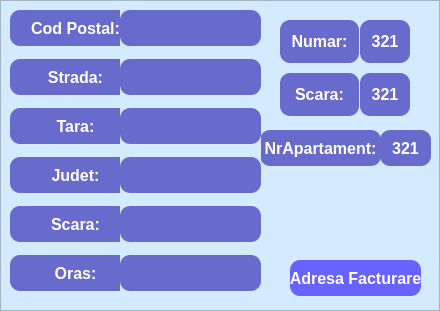
           <widget class="QFrame" name="AdresaLivrare">
            <property name="minimumSize">
             <size>
              <width>431</width>
              <height>311</height>
             </size>
            </property>
            <property name="styleSheet">
             <string notr="true">background-color: rgb(212, 235, 255);</string>
            </property>
            <property name="frameShape">
             <enum>QFrame::StyledPanel</enum>
            </property>
            <property name="frameShadow">
             <enum>QFrame::Raised</enum>
            </property>
            <widget class="QLabel" name="BaniDisponibili_17">
             <property name="geometry">
              <rect>
               <x>260</x>
               <y>130</y>
               <width>121</width>
               <height>36</height>
              </rect>
             </property>
             <property name="font">
              <font>
               <pointsize>12</pointsize>
               <bold>true</bold>
              </font>
             </property>
             <property name="styleSheet">
              <string notr="true">QLabel {
    background-color: #686BCC;   /* Setează culoarea de fundal */
    color: white;                /* Setează culoarea textului la alb */
    border-radius: 10px;         /* Rotunjește colțurile */
           /* Adaugă spațiu interior */
}
</string>
             </property>
             <property name="text">
              <string>NrApartament:</string>
             </property>
             <property name="alignment">
              <set>Qt::AlignCenter</set>
             </property>
            </widget>
            <widget class="QWidget" name="verticalLayoutWidget_4">
             <property name="geometry">
              <rect>
               <x>280</x>
               <y>20</y>
               <width>79</width>
               <height>96</height>
              </rect>
             </property>
             <layout class="QVBoxLayout" name="verticalLayout_5">
              <property name="spacing">
               <number>10</number>
              </property>
              <item>
               <widget class="QLabel" name="BaniDisponibili_20">
                <property name="font">
                 <font>
                  <pointsize>12</pointsize>
                  <bold>true</bold>
                 </font>
                </property>
                <property name="styleSheet">
                 <string notr="true">QLabel {
    background-color: #686BCC;   /* Setează culoarea de fundal */
    color: white;                /* Setează culoarea textului la alb */
    border-radius: 10px;         /* Rotunjește colțurile */
           /* Adaugă spațiu interior */
}
</string>
                </property>
                <property name="text">
                 <string>Numar:</string>
                </property>
                <property name="alignment">
                 <set>Qt::AlignCenter</set>
                </property>
               </widget>
              </item>
              <item>
               <widget class="QLabel" name="BaniDisponibili_21">
                <property name="font">
                 <font>
                  <pointsize>12</pointsize>
                  <bold>true</bold>
                 </font>
                </property>
                <property name="styleSheet">
                 <string notr="true">QLabel {
    background-color: #686BCC;   /* Setează culoarea de fundal */
    color: white;                /* Setează culoarea textului la alb */
    border-radius: 10px;         /* Rotunjește colțurile */
           /* Adaugă spațiu interior */
}
</string>
                </property>
                <property name="text">
                 <string>Scara:</string>
                </property>
                <property name="alignment">
                 <set>Qt::AlignCenter</set>
                </property>
               </widget>
              </item>
             </layout>
            </widget>
            <widget class="QLabel" name="BaniDisponibili_44">
             <property name="geometry">
              <rect>
               <x>380</x>
               <y>130</y>
               <width>51</width>
               <height>36</height>
              </rect>
             </property>
             <property name="font">
              <font>
               <pointsize>12</pointsize>
               <bold>true</bold>
              </font>
             </property>
             <property name="styleSheet">
              <string notr="true">QLabel {
    background-color: #686BCC;   /* Setează culoarea de fundal */
    color: white;                /* Setează culoarea textului la alb */
    border-radius: 10px;         /* Rotunjește colțurile */
           /* Adaugă spațiu interior */
}

</string>
             </property>
             <property name="text">
              <string>321</string>
             </property>
             <property name="alignment">
              <set>Qt::AlignCenter</set>
             </property>
            </widget>
            <widget class="QWidget" name="verticalLayoutWidget_7">
             <property name="geometry">
              <rect>
               <x>360</x>
               <y>20</y>
               <width>50</width>
               <height>96</height>
              </rect>
             </property>
             <layout class="QVBoxLayout" name="verticalLayout_10">
              <property name="spacing">
               <number>10</number>
              </property>
              <item>
               <widget class="QLabel" name="BaniDisponibili_47">
                <property name="font">
                 <font>
                  <pointsize>12</pointsize>
                  <bold>true</bold>
                 </font>
                </property>
                <property name="styleSheet">
                 <string notr="true">QLabel {
    background-color: #686BCC;   /* Setează culoarea de fundal */
    color: white;                /* Setează culoarea textului la alb */
    border-radius: 10px;         /* Rotunjește colțurile */
           /* Adaugă spațiu interior */
}
</string>
                </property>
                <property name="text">
                 <string>321</string>
                </property>
                <property name="alignment">
                 <set>Qt::AlignCenter</set>
                </property>
               </widget>
              </item>
              <item>
               <widget class="QLabel" name="BaniDisponibili_48">
                <property name="font">
                 <font>
                  <pointsize>12</pointsize>
                  <bold>true</bold>
                 </font>
                </property>
                <property name="styleSheet">
                 <string notr="true">QLabel {
    background-color: #686BCC;   /* Setează culoarea de fundal */
    color: white;                /* Setează culoarea textului la alb */
    border-radius: 10px;         /* Rotunjește colțurile */
           /* Adaugă spațiu interior */
}
</string>
                </property>
                <property name="text">
                 <string>321</string>
                </property>
                <property name="alignment">
                 <set>Qt::AlignCenter</set>
                </property>
               </widget>
              </item>
             </layout>
            </widget>
            <widget class="QWidget" name="verticalLayoutWidget_5">
             <property name="geometry">
              <rect>
               <x>10</x>
               <y>10</y>
               <width>131</width>
               <height>281</height>
              </rect>
             </property>
             <layout class="QVBoxLayout" name="verticalLayout_11">
              <property name="spacing">
               <number>13</number>
              </property>
              <item>
               <widget class="QLabel" name="BaniDisponibili_22">
                <property name="font">
                 <font>
                  <pointsize>12</pointsize>
                  <bold>true</bold>
                 </font>
                </property>
                <property name="styleSheet">
                 <string notr="true">QLabel {
    background-color: #686BCC;   /* Setează culoarea de fundal */
    color: white;                /* Setează culoarea textului la alb */
    border-radius: 10px;         /* Rotunjește colțurile */
           /* Adaugă spațiu interior */
}
</string>
                </property>
                <property name="text">
                 <string>Cod Postal:</string>
                </property>
                <property name="alignment">
                 <set>Qt::AlignCenter</set>
                </property>
               </widget>
              </item>
              <item>
               <widget class="QLabel" name="BaniDisponibili_23">
                <property name="font">
                 <font>
                  <pointsize>12</pointsize>
                  <bold>true</bold>
                 </font>
                </property>
                <property name="styleSheet">
                 <string notr="true">QLabel {
    background-color: #686BCC;   /* Setează culoarea de fundal */
    color: white;                /* Setează culoarea textului la alb */
    border-radius: 10px;         /* Rotunjește colțurile */
           /* Adaugă spațiu interior */
}
</string>
                </property>
                <property name="text">
                 <string>Strada:</string>
                </property>
                <property name="alignment">
                 <set>Qt::AlignCenter</set>
                </property>
               </widget>
              </item>
              <item>
               <widget class="QLabel" name="BaniDisponibili_24">
                <property name="font">
                 <font>
                  <pointsize>12</pointsize>
                  <bold>true</bold>
                 </font>
                </property>
                <property name="styleSheet">
                 <string notr="true">QLabel {
    background-color: #686BCC;   /* Setează culoarea de fundal */
    color: white;                /* Setează culoarea textului la alb */
    border-radius: 10px;         /* Rotunjește colțurile */
           /* Adaugă spațiu interior */
}

</string>
                </property>
                <property name="text">
                 <string>Tara:</string>
                </property>
                <property name="alignment">
                 <set>Qt::AlignCenter</set>
                </property>
               </widget>
              </item>
              <item>
               <widget class="QLabel" name="BaniDisponibili_25">
                <property name="font">
                 <font>
                  <pointsize>12</pointsize>
                  <bold>true</bold>
                 </font>
                </property>
                <property name="styleSheet">
                 <string notr="true">QLabel {
    background-color: #686BCC;   /* Setează culoarea de fundal */
    color: white;                /* Setează culoarea textului la alb */
    border-radius: 10px;         /* Rotunjește colțurile */
           /* Adaugă spațiu interior */
}
</string>
                </property>
                <property name="text">
                 <string>Judet:</string>
                </property>
                <property name="alignment">
                 <set>Qt::AlignCenter</set>
                </property>
               </widget>
              </item>
              <item>
               <widget class="QLabel" name="BaniDisponibili_26">
                <property name="font">
                 <font>
                  <pointsize>12</pointsize>
                  <bold>true</bold>
                 </font>
                </property>
                <property name="styleSheet">
                 <string notr="true">QLabel {
    background-color: #686BCC;   /* Setează culoarea de fundal */
    color: white;                /* Setează culoarea textului la alb */
    border-radius: 10px;         /* Rotunjește colțurile */
           /* Adaugă spațiu interior */
}

</string>
                </property>
                <property name="text">
                 <string>Scara:</string>
                </property>
                <property name="alignment">
                 <set>Qt::AlignCenter</set>
                </property>
               </widget>
              </item>
              <item>
               <widget class="QLabel" name="BaniDisponibili_27">
                <property name="font">
                 <font>
                  <pointsize>12</pointsize>
                  <bold>true</bold>
                 </font>
                </property>
                <property name="styleSheet">
                 <string notr="true">QLabel {
    background-color: #686BCC;   /* Setează culoarea de fundal */
    color: white;                /* Setează culoarea textului la alb */
    border-radius: 10px;         /* Rotunjește colțurile */
           /* Adaugă spațiu interior */
}
</string>
                </property>
                <property name="text">
                 <string>Oras:</string>
                </property>
                <property name="alignment">
                 <set>Qt::AlignCenter</set>
                </property>
               </widget>
              </item>
             </layout>
            </widget>
            <widget class="QWidget" name="verticalLayoutWidget_8">
             <property name="geometry">
              <rect>
               <x>120</x>
               <y>10</y>
               <width>141</width>
               <height>281</height>
              </rect>
             </property>
             <layout class="QVBoxLayout" name="verticalLayout_12">
              <property name="spacing">
               <number>13</number>
              </property>
              <item>
               <widget class="QLabel" name="BaniDisponibili_28">
                <property name="font">
                 <font>
                  <pointsize>12</pointsize>
                  <bold>true</bold>
                 </font>
                </property>
                <property name="styleSheet">
                 <string notr="true">QLabel {
    background-color: #686BCC;   /* Setează culoarea de fundal */
    color: white;                /* Setează culoarea textului la alb */
    border-radius: 10px;         /* Rotunjește colțurile */
           /* Adaugă spațiu interior */
}
</string>
                </property>
                <property name="text">
                 <string/>
                </property>
                <property name="alignment">
                 <set>Qt::AlignCenter</set>
                </property>
               </widget>
              </item>
              <item>
               <widget class="QLabel" name="BaniDisponibili_49">
                <property name="font">
                 <font>
                  <pointsize>12</pointsize>
                  <bold>true</bold>
                 </font>
                </property>
                <property name="styleSheet">
                 <string notr="true">QLabel {
    background-color: #686BCC;   /* Setează culoarea de fundal */
    color: white;                /* Setează culoarea textului la alb */
    border-radius: 10px;         /* Rotunjește colțurile */
           /* Adaugă spațiu interior */
}
</string>
                </property>
                <property name="text">
                 <string/>
                </property>
                <property name="alignment">
                 <set>Qt::AlignCenter</set>
                </property>
               </widget>
              </item>
              <item>
               <widget class="QLabel" name="BaniDisponibili_50">
                <property name="font">
                 <font>
                  <pointsize>12</pointsize>
                  <bold>true</bold>
                 </font>
                </property>
                <property name="styleSheet">
                 <string notr="true">QLabel {
    background-color: #686BCC;   /* Setează culoarea de fundal */
    color: white;                /* Setează culoarea textului la alb */
    border-radius: 10px;         /* Rotunjește colțurile */
           /* Adaugă spațiu interior */
}
</string>
                </property>
                <property name="text">
                 <string/>
                </property>
                <property name="alignment">
                 <set>Qt::AlignCenter</set>
                </property>
               </widget>
              </item>
              <item>
               <widget class="QLabel" name="BaniDisponibili_51">
                <property name="font">
                 <font>
                  <pointsize>12</pointsize>
                  <bold>true</bold>
                 </font>
                </property>
                <property name="styleSheet">
                 <string notr="true">QLabel {
    background-color: #686BCC;   /* Setează culoarea de fundal */
    color: white;                /* Setează culoarea textului la alb */
    border-radius: 10px;         /* Rotunjește colțurile */
           /* Adaugă spațiu interior */
}

</string>
                </property>
                <property name="text">
                 <string/>
                </property>
                <property name="alignment">
                 <set>Qt::AlignCenter</set>
                </property>
               </widget>
              </item>
              <item>
               <widget class="QLabel" name="BaniDisponibili_52">
                <property name="font">
                 <font>
                  <pointsize>12</pointsize>
                  <bold>true</bold>
                 </font>
                </property>
                <property name="styleSheet">
                 <string notr="true">QLabel {
    background-color: #686BCC;   /* Setează culoarea de fundal */
    color: white;                /* Setează culoarea textului la alb */
    border-radius: 10px;         /* Rotunjește colțurile */
           /* Adaugă spațiu interior */
}
</string>
                </property>
                <property name="text">
                 <string/>
                </property>
                <property name="alignment">
                 <set>Qt::AlignCenter</set>
                </property>
               </widget>
              </item>
              <item>
               <widget class="QLabel" name="BaniDisponibili_53">
                <property name="font">
                 <font>
                  <pointsize>12</pointsize>
                  <bold>true</bold>
                 </font>
                </property>
                <property name="styleSheet">
                 <string notr="true">QLabel {
    background-color: #686BCC;   /* Setează culoarea de fundal */
    color: white;                /* Setează culoarea textului la alb */
    border-radius: 10px;         /* Rotunjește colțurile */
           /* Adaugă spațiu interior */
}
</string>
                </property>
                <property name="text">
                 <string/>
                </property>
                <property name="alignment">
                 <set>Qt::AlignCenter</set>
                </property>
               </widget>
              </item>
             </layout>
            </widget>
            <widget class="QLabel" name="BaniDisponibili_55">
             <property name="geometry">
              <rect>
               <x>290</x>
               <y>260</y>
               <width>131</width>
               <height>36</height>
              </rect>
             </property>
             <property name="font">
              <font>
               <pointsize>12</pointsize>
               <bold>true</bold>
              </font>
             </property>
             <property name="styleSheet">
              <string notr="true">QLabel {
    background-color: #6862FF;   /* Setează culoarea de fundal */
    color: white;                /* Setează culoarea textului la alb */
    border-radius: 10px;         /* Rotunjește colțurile */
           /* Adaugă spațiu interior */
}
</string>
             </property>
             <property name="text">
              <string>Adresa Facturare</string>
             </property>
             <property name="alignment">
              <set>Qt::AlignCenter</set>
             </property>
            </widget>
            <widget class="QLabel" name="label_4">
             <property name="geometry">
              <rect>
               <x>300</x>
               <y>170</y>
               <width>101</width>
               <height>81</height>
              </rect>
             </property>
             <property name="styleSheet">
              <string notr="true"/>
             </property>
             <property name="text">
              <string/>
             </property>
             <property name="pixmap">
              <pixmap resource="QtResource.qrc">:/img/img/paper.png</pixmap>
             </property>
             <property name="scaledContents">
              <bool>true</bool>
             </property>
            </widget>
           </widget>
